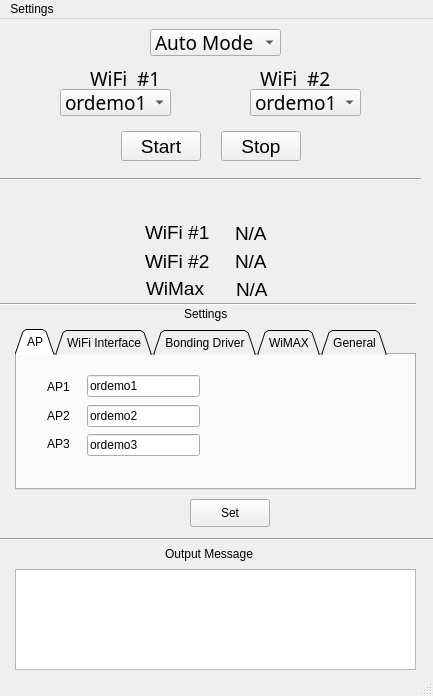
<ui version="4.0" >
 <class>MainWindow</class>
 <widget class="QMainWindow" name="MainWindow" >
  <property name="geometry" >
   <rect>
    <x>0</x>
    <y>0</y>
    <width>433</width>
    <height>696</height>
   </rect>
  </property>
  <property name="windowTitle" >
   <string>OpenRoad Tricast Demo</string>
  </property>
  <widget class="QWidget" name="centralwidget" >
   <widget class="QTabWidget" name="settingTab" >
    <property name="geometry" >
     <rect>
      <x>15</x>
      <y>310</y>
      <width>401</width>
      <height>161</height>
     </rect>
    </property>
    <property name="tabPosition" >
     <enum>QTabWidget::North</enum>
    </property>
    <property name="tabShape" >
     <enum>QTabWidget::Triangular</enum>
    </property>
    <property name="currentIndex" >
     <number>0</number>
    </property>
    <widget class="QWidget" name="tabAP" >
     <attribute name="title" >
      <string>AP</string>
     </attribute>
     <widget class="QLineEdit" name="editAP1" >
      <property name="geometry" >
       <rect>
        <x>70</x>
        <y>20</y>
        <width>113</width>
        <height>22</height>
       </rect>
      </property>
      <property name="text" >
       <string>ordemo1</string>
      </property>
     </widget>
     <widget class="QLabel" name="label_ap1" >
      <property name="geometry" >
       <rect>
        <x>30</x>
        <y>23</y>
        <width>31</width>
        <height>17</height>
       </rect>
      </property>
      <property name="text" >
       <string>AP1</string>
      </property>
     </widget>
     <widget class="QLabel" name="label_ap2" >
      <property name="geometry" >
       <rect>
        <x>30</x>
        <y>52</y>
        <width>31</width>
        <height>17</height>
       </rect>
      </property>
      <property name="text" >
       <string>AP2</string>
      </property>
     </widget>
     <widget class="QLineEdit" name="editAP2" >
      <property name="geometry" >
       <rect>
        <x>70</x>
        <y>50</y>
        <width>113</width>
        <height>22</height>
       </rect>
      </property>
      <property name="text" >
       <string>ordemo2</string>
      </property>
     </widget>
     <widget class="QLabel" name="label_ap3" >
      <property name="geometry" >
       <rect>
        <x>30</x>
        <y>80</y>
        <width>31</width>
        <height>17</height>
       </rect>
      </property>
      <property name="text" >
       <string>AP3</string>
      </property>
     </widget>
     <widget class="QLineEdit" name="editAP3" >
      <property name="geometry" >
       <rect>
        <x>70</x>
        <y>79</y>
        <width>113</width>
        <height>22</height>
       </rect>
      </property>
      <property name="text" >
       <string>ordemo3</string>
      </property>
     </widget>
    </widget>
    <widget class="QWidget" name="tabWiFi" >
     <attribute name="title" >
      <string>WiFi Interface</string>
     </attribute>
     <widget class="QLabel" name="label_wifi_if_1" >
      <property name="geometry" >
       <rect>
        <x>27</x>
        <y>21</y>
        <width>131</width>
        <height>20</height>
       </rect>
      </property>
      <property name="text" >
       <string>First InterFace Name</string>
      </property>
     </widget>
     <widget class="QLineEdit" name="editWiFiIF1" >
      <property name="geometry" >
       <rect>
        <x>149</x>
        <y>20</y>
        <width>121</width>
        <height>22</height>
       </rect>
      </property>
      <property name="text" >
       <string>wlan0</string>
      </property>
     </widget>
     <widget class="QLineEdit" name="editWiFiIF2" >
      <property name="geometry" >
       <rect>
        <x>149</x>
        <y>50</y>
        <width>121</width>
        <height>22</height>
       </rect>
      </property>
      <property name="text" >
       <string>ath0</string>
      </property>
     </widget>
     <widget class="QLabel" name="label_wifi_if_2" >
      <property name="geometry" >
       <rect>
        <x>10</x>
        <y>51</y>
        <width>151</width>
        <height>20</height>
       </rect>
      </property>
      <property name="text" >
       <string>Second InterFace Name</string>
      </property>
     </widget>
    </widget>
    <widget class="QWidget" name="tabBond" >
     <attribute name="title" >
      <string>Bonding Driver</string>
     </attribute>
     <widget class="QLabel" name="label_bond_ip" >
      <property name="geometry" >
       <rect>
        <x>20</x>
        <y>10</y>
        <width>151</width>
        <height>20</height>
       </rect>
      </property>
      <property name="text" >
       <string>IP Address with WiMAX</string>
      </property>
     </widget>
     <widget class="QLineEdit" name="editBondIP" >
      <property name="geometry" >
       <rect>
        <x>180</x>
        <y>10</y>
        <width>121</width>
        <height>22</height>
       </rect>
      </property>
      <property name="text" >
       <string>10.79.1.242</string>
      </property>
     </widget>
     <widget class="QLabel" name="label_bond_mac" >
      <property name="geometry" >
       <rect>
        <x>82</x>
        <y>70</y>
        <width>91</width>
        <height>20</height>
       </rect>
      </property>
      <property name="text" >
       <string>MAC Address </string>
      </property>
     </widget>
     <widget class="QLineEdit" name="editBondMac" >
      <property name="geometry" >
       <rect>
        <x>180</x>
        <y>70</y>
        <width>121</width>
        <height>22</height>
       </rect>
      </property>
      <property name="text" >
       <string>00:1c:f0:ed:98:5a</string>
      </property>
     </widget>
     <widget class="QLabel" name="label_bond_if" >
      <property name="geometry" >
       <rect>
        <x>69</x>
        <y>100</y>
        <width>101</width>
        <height>20</height>
       </rect>
      </property>
      <property name="text" >
       <string>InterFace Name</string>
      </property>
     </widget>
     <widget class="QLineEdit" name="editBondMacIF" >
      <property name="geometry" >
       <rect>
        <x>180</x>
        <y>100</y>
        <width>121</width>
        <height>22</height>
       </rect>
      </property>
      <property name="text" >
       <string>bond0</string>
      </property>
     </widget>
     <widget class="QLabel" name="label_bond_ip_nowimax" >
      <property name="geometry" >
       <rect>
        <x>23</x>
        <y>40</y>
        <width>151</width>
        <height>20</height>
       </rect>
      </property>
      <property name="text" >
       <string>IP Address w/o WiMAX</string>
      </property>
     </widget>
     <widget class="QLineEdit" name="editBondIP_nowimax" >
      <property name="geometry" >
       <rect>
        <x>181</x>
        <y>39</y>
        <width>121</width>
        <height>22</height>
       </rect>
      </property>
      <property name="text" >
       <string>10.79.1.242</string>
      </property>
     </widget>
    </widget>
    <widget class="QWidget" name="tabWimax" >
     <attribute name="title" >
      <string>WiMAX</string>
     </attribute>
     <widget class="QLabel" name="label_wimax_if" >
      <property name="geometry" >
       <rect>
        <x>20</x>
        <y>12</y>
        <width>131</width>
        <height>20</height>
       </rect>
      </property>
      <property name="text" >
       <string>WiMAX Interface Name</string>
      </property>
     </widget>
     <widget class="QLineEdit" name="editWimaxIF" >
      <property name="geometry" >
       <rect>
        <x>20</x>
        <y>30</y>
        <width>113</width>
        <height>22</height>
       </rect>
      </property>
      <property name="text" >
       <string>eth1</string>
      </property>
     </widget>
     <widget class="QCheckBox" name="isUseWiMax" >
      <property name="geometry" >
       <rect>
        <x>20</x>
        <y>70</y>
        <width>101</width>
        <height>21</height>
       </rect>
      </property>
      <property name="text" >
       <string>Use WiMAX</string>
      </property>
      <property name="checked" >
       <bool>false</bool>
      </property>
     </widget>
    </widget>
    <widget class="QWidget" name="tabGeneral" >
     <attribute name="title" >
      <string>General</string>
     </attribute>
     <widget class="QSpinBox" name="wifiAssoTimeSpinBox" >
      <property name="geometry" >
       <rect>
        <x>20</x>
        <y>30</y>
        <width>91</width>
        <height>21</height>
       </rect>
      </property>
      <property name="maximum" >
       <number>100000</number>
      </property>
      <property name="singleStep" >
       <number>1000</number>
      </property>
      <property name="value" >
       <number>50000</number>
      </property>
     </widget>
     <widget class="QLabel" name="label_WifiAssocTime" >
      <property name="geometry" >
       <rect>
        <x>20</x>
        <y>10</y>
        <width>211</width>
        <height>20</height>
       </rect>
      </property>
      <property name="text" >
       <string>WiFi Association Time (micro second)</string>
      </property>
     </widget>
     <widget class="QLabel" name="label_gw" >
      <property name="geometry" >
       <rect>
        <x>20</x>
        <y>50</y>
        <width>61</width>
        <height>20</height>
       </rect>
      </property>
      <property name="text" >
       <string>Gateway </string>
      </property>
     </widget>
     <widget class="QLineEdit" name="editGW" >
      <property name="geometry" >
       <rect>
        <x>20</x>
        <y>70</y>
        <width>121</width>
        <height>22</height>
       </rect>
      </property>
      <property name="text" >
       <string>10.79.1.105</string>
      </property>
     </widget>
    </widget>
   </widget>
   <widget class="Line" name="line_2" >
    <property name="geometry" >
     <rect>
      <x>-5</x>
      <y>510</y>
      <width>441</width>
      <height>20</height>
     </rect>
    </property>
    <property name="orientation" >
     <enum>Qt::Horizontal</enum>
    </property>
   </widget>
   <widget class="QLabel" name="label_output" >
    <property name="geometry" >
     <rect>
      <x>165</x>
      <y>520</y>
      <width>111</width>
      <height>30</height>
     </rect>
    </property>
    <property name="text" >
     <string>Output Message</string>
    </property>
   </widget>
   <widget class="QLabel" name="label_settings" >
    <property name="geometry" >
     <rect>
      <x>184</x>
      <y>280</y>
      <width>111</width>
      <height>30</height>
     </rect>
    </property>
    <property name="text" >
     <string>Settings</string>
    </property>
   </widget>
   <widget class="Line" name="line_3" >
    <property name="geometry" >
     <rect>
      <x>0</x>
      <y>150</y>
      <width>421</width>
      <height>20</height>
     </rect>
    </property>
    <property name="orientation" >
     <enum>Qt::Horizontal</enum>
    </property>
   </widget>
   <widget class="QLabel" name="label_wifi_status_1" >
    <property name="geometry" >
     <rect>
      <x>145</x>
      <y>203</y>
      <width>71</width>
      <height>21</height>
     </rect>
    </property>
    <property name="font" >
     <font>
      <pointsize>14</pointsize>
     </font>
    </property>
    <property name="text" >
     <string>WiFi #1</string>
    </property>
    <property name="scaledContents" >
     <bool>false</bool>
    </property>
   </widget>
   <widget class="QLabel" name="label_wifi_status_2" >
    <property name="geometry" >
     <rect>
      <x>145</x>
      <y>232</y>
      <width>71</width>
      <height>20</height>
     </rect>
    </property>
    <property name="font" >
     <font>
      <pointsize>14</pointsize>
     </font>
    </property>
    <property name="text" >
     <string>WiFi #2</string>
    </property>
   </widget>
   <widget class="QLabel" name="label_wimax_status" >
    <property name="geometry" >
     <rect>
      <x>146</x>
      <y>261</y>
      <width>61</width>
      <height>17</height>
     </rect>
    </property>
    <property name="font" >
     <font>
      <pointsize>14</pointsize>
     </font>
    </property>
    <property name="text" >
     <string>WiMax</string>
    </property>
   </widget>
   <widget class="QLabel" name="wifi_status_1" >
    <property name="geometry" >
     <rect>
      <x>235</x>
      <y>204</y>
      <width>111</width>
      <height>20</height>
     </rect>
    </property>
    <property name="font" >
     <font>
      <pointsize>14</pointsize>
     </font>
    </property>
    <property name="text" >
     <string>N/A</string>
    </property>
   </widget>
   <widget class="QLabel" name="wifi_status_2" >
    <property name="geometry" >
     <rect>
      <x>235</x>
      <y>232</y>
      <width>121</width>
      <height>20</height>
     </rect>
    </property>
    <property name="font" >
     <font>
      <pointsize>14</pointsize>
     </font>
    </property>
    <property name="text" >
     <string>N/A</string>
    </property>
   </widget>
   <widget class="QLabel" name="wimax_status" >
    <property name="geometry" >
     <rect>
      <x>236</x>
      <y>262</y>
      <width>131</width>
      <height>17</height>
     </rect>
    </property>
    <property name="font" >
     <font>
      <pointsize>14</pointsize>
     </font>
    </property>
    <property name="text" >
     <string>N/A</string>
    </property>
   </widget>
   <widget class="QPlainTextEdit" name="OutputText" >
    <property name="geometry" >
     <rect>
      <x>15</x>
      <y>550</y>
      <width>401</width>
      <height>101</height>
     </rect>
    </property>
    <property name="tabChangesFocus" >
     <bool>true</bool>
    </property>
    <property name="readOnly" >
     <bool>true</bool>
    </property>
    <property name="plainText" >
     <string/>
    </property>
    <property name="centerOnScroll" >
     <bool>true</bool>
    </property>
   </widget>
   <widget class="Line" name="line_4" >
    <property name="geometry" >
     <rect>
      <x>-5</x>
      <y>275</y>
      <width>421</width>
      <height>20</height>
     </rect>
    </property>
    <property name="orientation" >
     <enum>Qt::Horizontal</enum>
    </property>
   </widget>
   <widget class="QComboBox" name="cbMode" >
    <property name="geometry" >
     <rect>
      <x>150</x>
      <y>10</y>
      <width>131</width>
      <height>27</height>
     </rect>
    </property>
    <property name="font" >
     <font>
      <family>Nice</family>
      <pointsize>14</pointsize>
     </font>
    </property>
    <item>
     <property name="text" >
      <string>Auto Mode</string>
     </property>
    </item>
    <item>
     <property name="text" >
      <string>Manual Mode</string>
     </property>
    </item>
   </widget>
   <widget class="QLabel" name="label_control_wifi1" >
    <property name="geometry" >
     <rect>
      <x>90</x>
      <y>49</y>
      <width>81</width>
      <height>20</height>
     </rect>
    </property>
    <property name="font" >
     <font>
      <family>Rehan</family>
      <pointsize>14</pointsize>
     </font>
    </property>
    <property name="text" >
     <string>WiFi  #1</string>
    </property>
   </widget>
   <widget class="QComboBox" name="cbWifi1" >
    <property name="geometry" >
     <rect>
      <x>60</x>
      <y>70</y>
      <width>111</width>
      <height>27</height>
     </rect>
    </property>
    <property name="font" >
     <font>
      <family>Nice</family>
      <pointsize>14</pointsize>
     </font>
    </property>
    <item>
     <property name="text" >
      <string>ordemo1</string>
     </property>
    </item>
    <item>
     <property name="text" >
      <string>ordemo2</string>
     </property>
    </item>
    <item>
     <property name="text" >
      <string>ordemo3</string>
     </property>
    </item>
    <item>
     <property name="text" >
      <string>N/A</string>
     </property>
    </item>
   </widget>
   <widget class="QLabel" name="label_control_wifi2" >
    <property name="geometry" >
     <rect>
      <x>260</x>
      <y>49</y>
      <width>91</width>
      <height>20</height>
     </rect>
    </property>
    <property name="font" >
     <font>
      <family>Rehan</family>
      <pointsize>14</pointsize>
     </font>
    </property>
    <property name="text" >
     <string>WiFi  #2</string>
    </property>
   </widget>
   <widget class="QComboBox" name="cbWifi2" >
    <property name="geometry" >
     <rect>
      <x>250</x>
      <y>70</y>
      <width>111</width>
      <height>27</height>
     </rect>
    </property>
    <property name="font" >
     <font>
      <family>Nice</family>
      <pointsize>14</pointsize>
     </font>
    </property>
    <item>
     <property name="text" >
      <string>ordemo1</string>
     </property>
    </item>
    <item>
     <property name="text" >
      <string>ordemo2</string>
     </property>
    </item>
    <item>
     <property name="text" >
      <string>ordemo3</string>
     </property>
    </item>
    <item>
     <property name="text" >
      <string>N/A</string>
     </property>
    </item>
   </widget>
   <widget class="QPushButton" name="ButtonStop" >
    <property name="geometry" >
     <rect>
      <x>221</x>
      <y>112</y>
      <width>80</width>
      <height>30</height>
     </rect>
    </property>
    <property name="font" >
     <font>
      <pointsize>14</pointsize>
     </font>
    </property>
    <property name="text" >
     <string>Stop</string>
    </property>
   </widget>
   <widget class="QPushButton" name="ButtonSet" >
    <property name="geometry" >
     <rect>
      <x>190</x>
      <y>480</y>
      <width>80</width>
      <height>28</height>
     </rect>
    </property>
    <property name="text" >
     <string>Set</string>
    </property>
   </widget>
   <widget class="QPushButton" name="ButtonStart" >
    <property name="geometry" >
     <rect>
      <x>121</x>
      <y>112</y>
      <width>80</width>
      <height>30</height>
     </rect>
    </property>
    <property name="font" >
     <font>
      <pointsize>14</pointsize>
     </font>
    </property>
    <property name="text" >
     <string>Start</string>
    </property>
   </widget>
   <widget class="QLabel" name="light_ap1" >
    <property name="geometry" >
     <rect>
      <x>106</x>
      <y>170</y>
      <width>21</width>
      <height>21</height>
     </rect>
    </property>
    <property name="text" >
     <string/>
    </property>
   </widget>
   <widget class="QLabel" name="light_ap2" >
    <property name="geometry" >
     <rect>
      <x>196</x>
      <y>170</y>
      <width>21</width>
      <height>21</height>
     </rect>
    </property>
    <property name="text" >
     <string/>
    </property>
   </widget>
   <widget class="QLabel" name="light_ap3" >
    <property name="geometry" >
     <rect>
      <x>286</x>
      <y>170</y>
      <width>21</width>
      <height>21</height>
     </rect>
    </property>
    <property name="text" >
     <string/>
    </property>
   </widget>
  </widget>
  <widget class="QStatusBar" name="statusbar" />
  <widget class="QMenuBar" name="menubar" >
   <property name="geometry" >
    <rect>
     <x>0</x>
     <y>0</y>
     <width>433</width>
     <height>26</height>
    </rect>
   </property>
   <widget class="QMenu" name="menuSettings" >
    <property name="title" >
     <string>Settings</string>
    </property>
    <addaction name="actionDetail" />
   </widget>
   <addaction name="menuSettings" />
  </widget>
  <action name="actionDetail" >
   <property name="checkable" >
    <bool>true</bool>
   </property>
   <property name="text" >
    <string>Show Detail</string>
   </property>
  </action>
  <action name="actionWiFi_Interfaces" >
   <property name="text" >
    <string>Show Setting</string>
   </property>
  </action>
  <action name="actionBonding_Drivers" >
   <property name="text" >
    <string>Bonding Driver</string>
   </property>
  </action>
  <action name="actionWiMAX" >
   <property name="text" >
    <string>WiMAX</string>
   </property>
  </action>
  <action name="actionAaa" >
   <property name="checkable" >
    <bool>true</bool>
   </property>
   <property name="text" >
    <string>aaa</string>
   </property>
  </action>
 </widget>
 <resources/>
 <connections/>
</ui>
